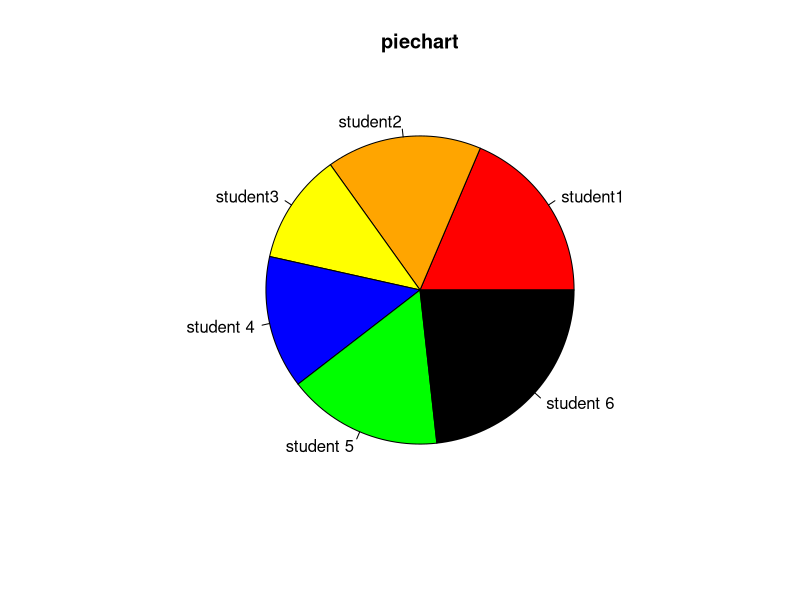

Here is the R script that generated this plot:
a <- c(80,70,50,60,70,100)
result<-(pie(a,main="piechart",labels=c("student1","student2","student3","student 4","student 5","student 6"),col = c("red", "orange", "yellow", "blue", "green","black")))
print(result)